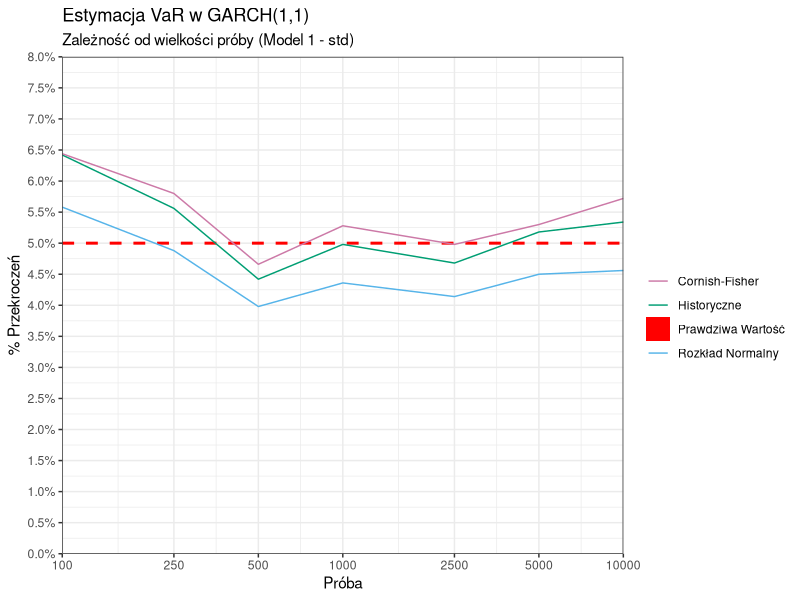
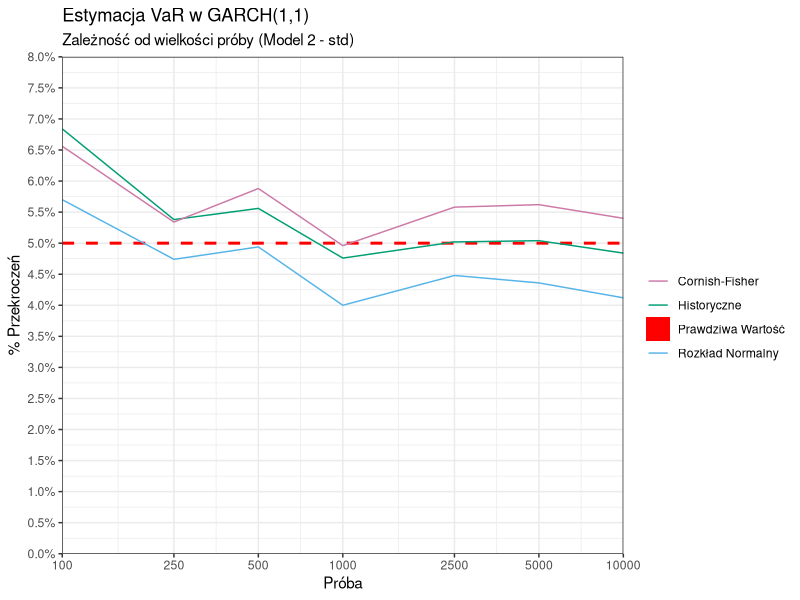
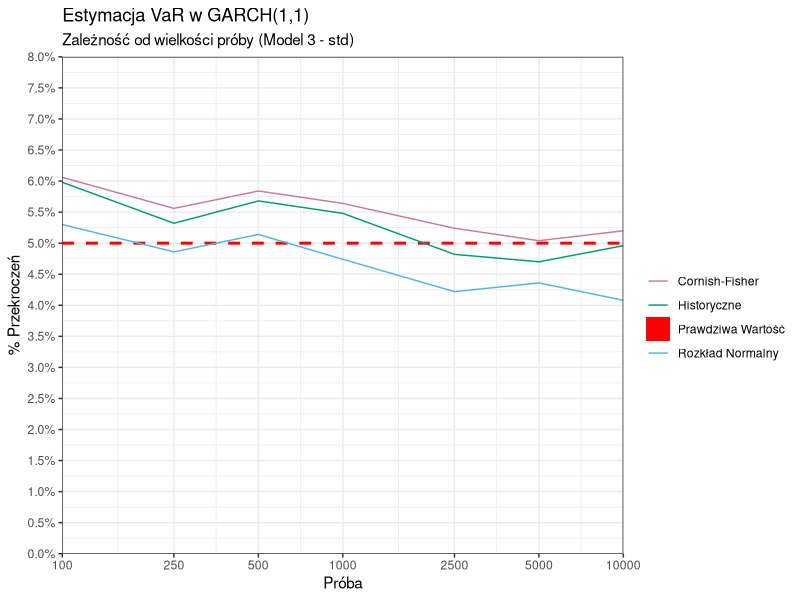
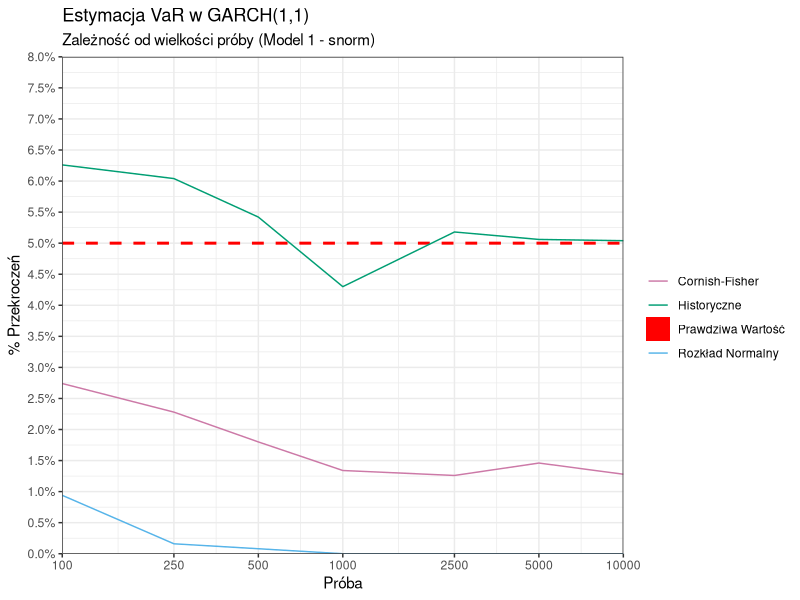
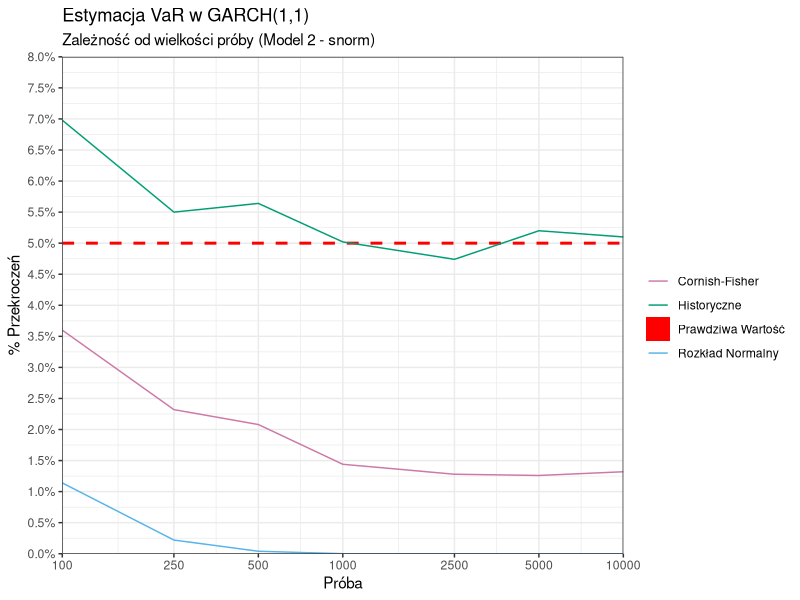
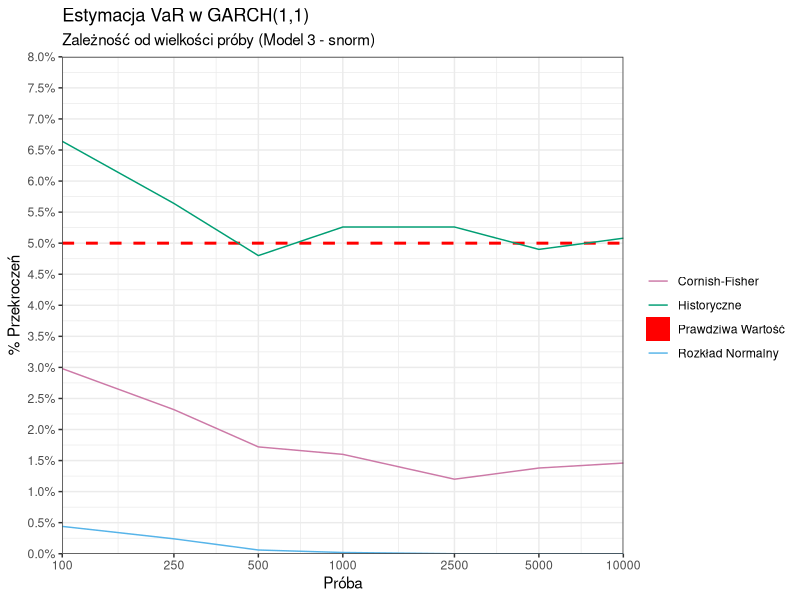

These figures' R source, in order:
## ---- chunk 1
knitr::opts_chunk$set(echo = TRUE, warning = FALSE, message = FALSE)
library(tidyverse)
## ---- chunk 2
n <- c(100, 250, 500, 1000, 2500, 5000, 10000)
colors = c('Rozkład Normalny' = '#56B4E9', 'Historyczne' = '#009E73',
           'Cornish-Fisher' = '#CC79A7', 'Prawdziwa Wartość' = 'red')

plot_VaR <- function(data, mod, dis) {
  p = data %>%
    filter(model == mod, dist == dis) %>%
    ggplot() +
    geom_hline(aes(color = 'Prawdziwa Wartość', yintercept = 0.05),
             linetype = 'dashed',
             linewidth = 1, key_glyph = draw_key_rect) +
    geom_line(aes(x = n, y = gaussian, color = 'Rozkład Normalny')) +
    geom_line(aes(x = n, y = historic, color = 'Historyczne')) +
    geom_line(aes(x = n, y = modified, color = 'Cornish-Fisher')) +
    ggtitle(label = 'Estymacja VaR w GARCH(1,1)', subtitle = 
          paste0('Zależność od wielkości próby (Model ',
                 mod, ' - ', dis, ')')) +
    xlab('Próba') +
    ylab('% Przekroczeń') +
    scale_x_continuous(trans = 'log10', expand = c(0, 0),
                       breaks = n) +
    scale_y_continuous(expand = c(0, 0), limits = c(0, 0.08),
                       breaks = seq(0, 0.1, 0.005),
                       labels = scales::percent) +
    scale_color_manual(values = colors) +
    guides(color = guide_legend('')) +
    theme_bw()
  return(p)
}
## ---- chunk 3
df <- read.csv('Results/VaR.csv')
## ---- chunk 4
plot_VaR(df, 1, 'std')
plot_VaR(df, 2, 'std')
plot_VaR(df, 3, 'std')
## ---- chunk 5
plot_VaR(df, 1, 'snorm')
plot_VaR(df, 2, 'snorm')
plot_VaR(df, 3, 'snorm')
